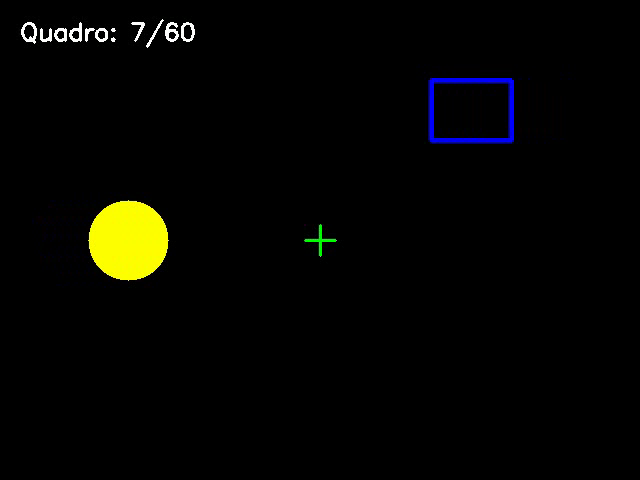
#> input picture frame 6 of entregas/video_m1.mp4, 640 x 480 px
$ python m1.py
#> lines starting #> are read from the running program, lines starting #| are printed output that depends on the picture
import cv2
import numpy as np
import os

diretorio_atual = os.path.dirname(os.path.abspath(__file__))

fps = 20
largura = 640
altura = 480
n_quadros = 60

video_nome = os.path.join(diretorio_atual, "video_m1.mp4")
frame_nome = os.path.join(diretorio_atual, "frame_meio.jpg")

# 1 - criacao do video

fourcc = cv2.VideoWriter_fourcc(*"mp4v")

escritor = cv2.VideoWriter(
    video_nome,
    fourcc,
    fps,
    (largura, altura)
)

for quadro_atual in range(n_quadros):

    quadro = np.zeros(
        (altura, largura, 3),
        dtype=np.uint8
    )

    centro = (largura // 2, altura // 2)

    x_circulo = int(
        80 + (largura - 160) * quadro_atual / (n_quadros - 1)
    )

    cv2.circle(
        quadro,
        (x_circulo, centro[1]),
        40,
        (0, 255, 255),
        -1
    )

    x_retangulo = int(
        (largura - 160) * (1 - quadro_atual / (n_quadros - 1))
    )

    cv2.rectangle(
        quadro,
        (x_retangulo, 80),
        (x_retangulo + 80, 140),
        (255, 0, 0),
        3
    )

    cv2.drawMarker(
        quadro,
        centro,
        (0, 255, 0),
        cv2.MARKER_CROSS,
        30,
        2
    )

    cv2.putText(
        quadro,
        f"Quadro: {quadro_atual + 1}/{n_quadros}",
        (20, 40),
        cv2.FONT_HERSHEY_SIMPLEX,
        0.8,
        (255, 255, 255),
        2
    )

    escritor.write(quadro)
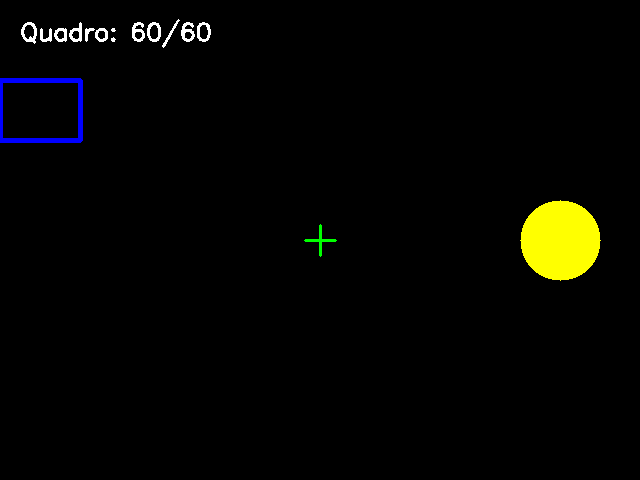
#> quadro: shape (480, 640, 3); mean of channels 0, 1, 2 2.2, 5.4, 5.3; drawn as B, G, R

escritor.release()

# 2 - abertura do video

cap = cv2.VideoCapture(video_nome)

print("Vídeo aberto:", cap.isOpened())
#| Vídeo aberto: True

fps_video = cap.get(cv2.CAP_PROP_FPS)
#> fps_video = 20
total_quadros = int(cap.get(cv2.CAP_PROP_FRAME_COUNT))
#> total_quadros = 60
largura_video = int(cap.get(cv2.CAP_PROP_FRAME_WIDTH))
#> largura_video = 640
altura_video = int(cap.get(cv2.CAP_PROP_FRAME_HEIGHT))
#> altura_video = 480

print("FPS:", fps_video)
#| FPS: 20.0
print("Total de quadros:", total_quadros)
#| Total de quadros: 60
print("Tamanho:", f"{largura_video}x{altura_video}")
#| Tamanho: 640x480

quadros = []

while True:

    ret, quadro = cap.read()
#> quadro is the input picture: shape (480, 640, 3); mean B, G, R 2.2, 5.3, 5.2

    if not ret:
        break

    quadros.append(quadro)

cap.release()

# 3  salvar o frame do meio

total_lidos = len(quadros)

indice_meio = total_lidos // 2

cv2.imwrite(
    frame_nome,
    quadros[indice_meio]
)

print("Quadros lidos:", total_lidos)
print("Índice do quadro do meio:", indice_meio)
print("Quadro salvo:", frame_nome)
print("Vídeo criado:", video_nome)

pasta_frames = os.path.join(diretorio_atual, "frames")
os.makedirs(pasta_frames, exist_ok=True)

for i, q in enumerate(quadros):
    caminho_frame = os.path.join(pasta_frames, f"{i:03d}.jpg")
    cv2.imwrite(caminho_frame, q)

print(f"Todos os {len(quadros)} quadros foram salvos na pasta 'frames/'.")


quadro_meio = quadros[indice_meio]

quadro_cinza = cv2.cvtColor(quadro_meio, cv2.COLOR_BGR2GRAY)
bordas_canny = cv2.Canny(quadro_cinza, 100, 200)

nome_bordas = os.path.join(diretorio_atual, "frame_meio_bordas.jpg")
cv2.imwrite(nome_bordas, bordas_canny)

print(f"Borda do quadro do meio detectada e salva em: {nome_bordas}")


duracao_segundos = total_quadros / fps_video

print(f"A duração total do vídeo é de {duracao_segundos:.2f} segundos.")


# O video é representado coomo uma sequencia de imagens exibidas a uma taxa de quadros por segundo chamada FPS
# cada quadro é uma grade de pixes onde cada pixel possui tres canais de cor (azul, verdde e vermelho) que definem sua cor.
